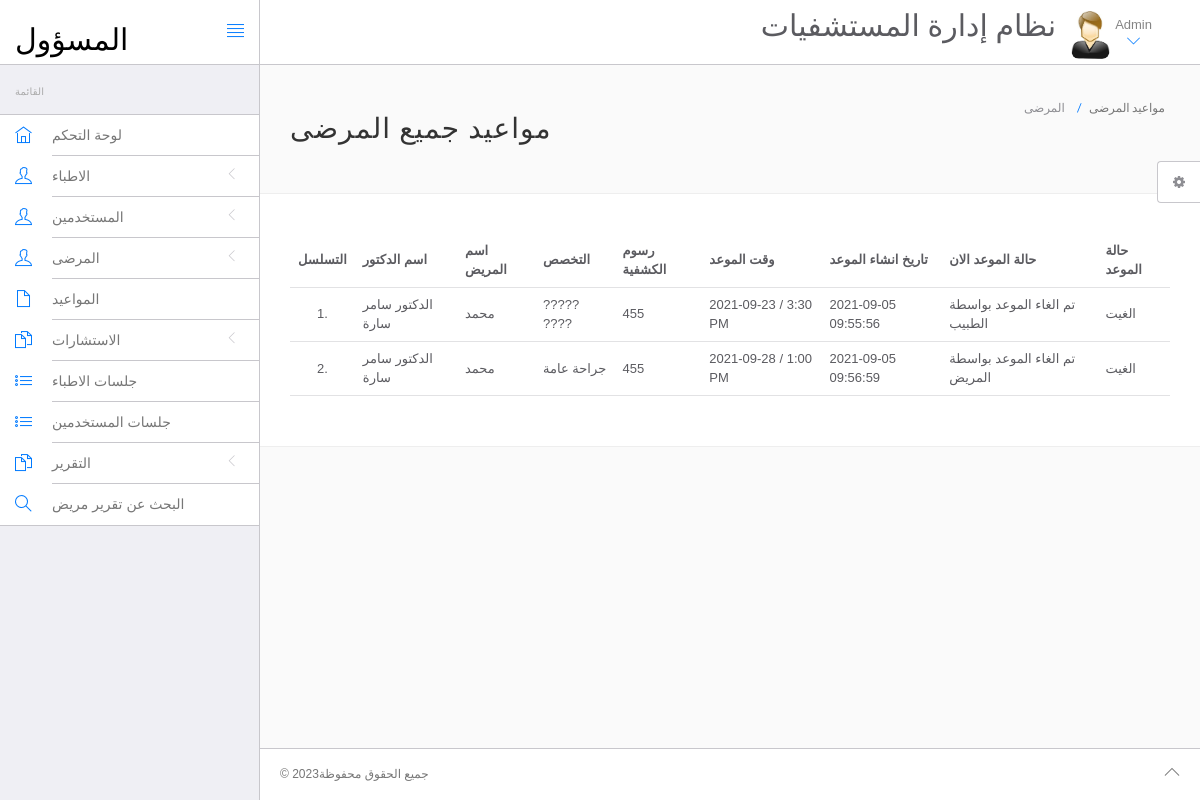
/hms/admin/appointment-history.php (signed in), run on the app's committed database.
### tables this page shows
CREATE TABLE `appointment` (
  `id` int(11) NOT NULL,
  `doctorSpecialization` varchar(255) DEFAULT NULL,
  `doctorId` int(11) DEFAULT NULL,
  `userId` int(11) DEFAULT NULL,
  `consultancyFees` int(11) DEFAULT NULL,
  `appointmentDate` varchar(255) DEFAULT NULL,
  `appointmentTime` varchar(255) DEFAULT NULL,
  `postingDate` timestamp NULL DEFAULT current_timestamp(),
  `userStatus` int(11) DEFAULT NULL,
  `doctorStatus` int(11) DEFAULT NULL,
  `updationDate` timestamp NULL DEFAULT NULL ON UPDATE current_timestamp()
);

CREATE TABLE `doctors` (
  `id` int(11) NOT NULL,
  `specilization` varchar(255) DEFAULT NULL,
  `doctorName` varchar(255) DEFAULT NULL,
  `address` longtext DEFAULT NULL,
  `docFees` varchar(255) DEFAULT NULL,
  `contactno` bigint(11) DEFAULT NULL,
  `docEmail` varchar(255) DEFAULT NULL,
  `password` varchar(255) DEFAULT NULL,
  `creationDate` timestamp NULL DEFAULT current_timestamp(),
  `updationDate` timestamp NULL DEFAULT NULL ON UPDATE current_timestamp()
);

CREATE TABLE `users` (
  `id` int(11) NOT NULL,
  `fullName` varchar(255) DEFAULT NULL,
  `address` longtext DEFAULT NULL,
  `city` varchar(255) DEFAULT NULL,
  `gender` varchar(255) DEFAULT NULL,
  `email` varchar(255) DEFAULT NULL,
  `password` varchar(255) DEFAULT NULL,
  `regDate` timestamp NULL DEFAULT current_timestamp(),
  `updationDate` timestamp NULL DEFAULT NULL ON UPDATE current_timestamp()
);

### hms/admin/appointment-history.php (the view, shortened to what this page needs)
<?php
include('include/config.php');
?>
<!DOCTYPE html>
<html lang="en">
	<head>
		<link rel="stylesheet" href="vendor/bootstrap/css/bootstrap.min.css">
		<link rel="stylesheet" href="vendor/fontawesome/css/font-awesome.min.css">
		<link rel="stylesheet" href="vendor/themify-icons/themify-icons.min.css">
		<link href="vendor/animate.css/animate.min.css" rel="stylesheet" media="screen">
		<link href="vendor/perfect-scrollbar/perfect-scrollbar.min.css" rel="stylesheet" media="screen">
		<link href="vendor/switchery/switchery.min.css" rel="stylesheet" media="screen">
		<link href="vendor/bootstrap-touchspin/jquery.bootstrap-touchspin.min.css" rel="stylesheet" media="screen">
		<link href="vendor/select2/select2.min.css" rel="stylesheet" media="screen">
		<link href="vendor/bootstrap-datepicker/bootstrap-datepicker3.standalone.min.css" rel="stylesheet" media="screen">
		<link href="vendor/bootstrap-timepicker/bootstrap-timepicker.min.css" rel="stylesheet" media="screen">
		<link rel="stylesheet" href="assets/css/styles.css">
		<link rel="stylesheet" href="assets/css/plugins.css">
		<link rel="stylesheet" href="assets/css/themes/theme-1.css" id="skin_color" />
	</head>
	<body>
		<div id="app">
<?php include('include/sidebar.php');?>
			<div class="app-content">
					<?php include('include/header.php');?>
				<div class="main-content" >
					<div class="wrap-content container" id="container">
						<section id="page-title">
							<div class="row">
								<div class="col-sm-8">
									<h1 class="mainTitle">مواعيد جميع المرضى</h1>
																	</div>
								<ol class="breadcrumb">
									<li>
										<span>المرضى </span>
									</li>
									<li class="active">
										<span>مواعيد المرضى</span>
									</li>
								</ol>
							</div>
						</section>
						<div class="container-fluid container-fullw bg-white">
									<div class="row">
								<div class="col-md-12">
									<table class="table table-hover" id="sample-table-1">
										<thead>
											<tr>
												<th class="center">التسلسل</th>
												<th class="hidden-xs">اسم الدكتور</th>
												<th>اسم المريض </th>
												<th>التخصص</th>
												<th>رسوم الكشفية</th>
												<th>وقت الموعد</th>
												<th>تاريخ انشاء الموعد </th>
												<th>حالة الموعد الان</th>
												<th>حالة الموعد</th>
											</tr>
										</thead>
										<tbody>
<?php
$sql=mysqli_query($con,"select doctors.doctorName as docname,users.fullName as pname,appointment.*  from appointment join doctors on doctors.id=appointment.doctorId join users on users.id=appointment.userId ");
$cnt=1;
while($row=mysqli_fetch_array($sql))
{
?>
											<tr>
												<td class="center"><?php echo $cnt;?>.</td>
												<td class="hidden-xs"><?php echo $row['docname'];?></td>
												<td class="hidden-xs"><?php echo $row['pname'];?></td>
												<td><?php echo $row['doctorSpecialization'];?></td>
												<td><?php echo $row['consultancyFees'];?></td>
												<td><?php echo $row['appointmentDate'];?> / <?php echo
												 $row['appointmentTime'];?>
												</td>
												<td><?php echo $row['postingDate'];?></td>
												<td>
<?php if(($row['userStatus']==1) && ($row['doctorStatus']==1))
if(($row['userStatus']==0) && ($row['doctorStatus']==1))
{
	echo "تم الغاء الموعد بواسطة المريض";
}
if(($row['userStatus']==1) && ($row['doctorStatus']==0))
{
	echo "تم الغاء الموعد بواسطة الطبيب";
}
												?></td>
												<td >
												<div class="visible-md visible-lg hidden-sm hidden-xs">
							<?php if(($row['userStatus']==1) && ($row['doctorStatus']==1))
{
echo "لايوجد اي شي حتى الان";
	 } else {
		echo "الغيت";
		} ?>
												</div>
												</td>
											</tr>
											<?php
$cnt=$cnt+1;
											 }?>
										</tbody>
									</table>
								</div>
							</div>
								</div>
					</div>
				</div>
			</div>
	<?php include('include/footer.php');?>
	<?php include('include/setting.php');?>
		</div>
	</body>
</html>

### hms/admin/assets/css/themes/theme-1.css (style rules this page uses)
body { background: #FAFAFA; }

### data on the page
appointment: doctorId.doctorName "الدكتور سامر سارة", userId.fullName "محمد", doctorSpecialization "????? ????", consultancyFees "455", appointmentDate "2021-09-23", appointmentTime "3:30 PM", postingDate "2021-09-05 09:55:56", userStatus "تم الغاء الموعد بواسطة الطبيب"
appointment: doctorId.doctorName "الدكتور سامر سارة", userId.fullName "محمد", doctorSpecialization "جراحة عامة", consultancyFees "455", appointmentDate "2021-09-28", appointmentTime "1:00 PM", postingDate "2021-09-05 09:56:59", userStatus "تم الغاء الموعد بواسطة المريض"
